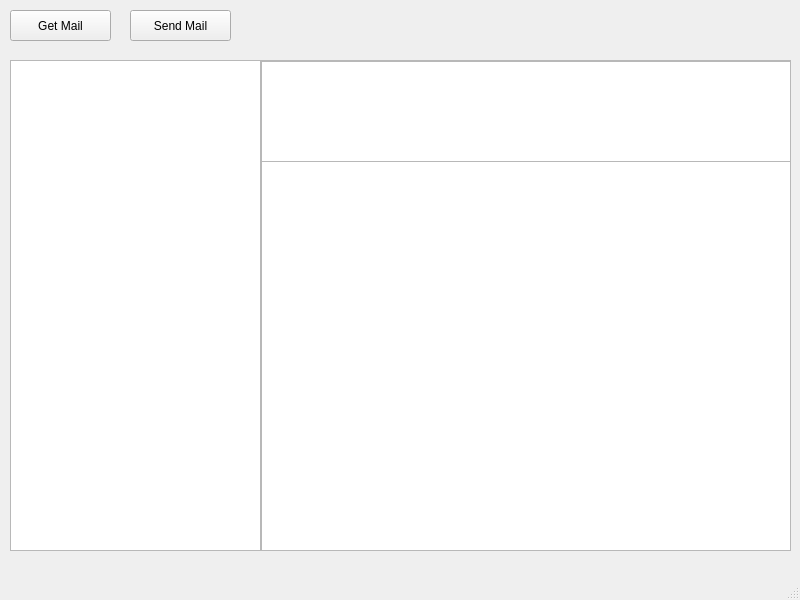
<?xml version="1.0" encoding="UTF-8"?>
<ui version="4.0">
 <class>MainWindow</class>
 <widget class="QMainWindow" name="MainWindow">
  <property name="geometry">
   <rect>
    <x>0</x>
    <y>0</y>
    <width>800</width>
    <height>600</height>
   </rect>
  </property>
  <property name="windowTitle">
   <string>Gee Mail</string>
  </property>
  <widget class="QWidget" name="centralwidget">
   <widget class="QPushButton" name="ButtonGetMail">
    <property name="geometry">
     <rect>
      <x>10</x>
      <y>10</y>
      <width>101</width>
      <height>31</height>
     </rect>
    </property>
    <property name="text">
     <string>Get Mail</string>
    </property>
   </widget>
   <widget class="QPushButton" name="ButtonSendMail">
    <property name="geometry">
     <rect>
      <x>130</x>
      <y>10</y>
      <width>101</width>
      <height>31</height>
     </rect>
    </property>
    <property name="text">
     <string>Send Mail</string>
    </property>
   </widget>
   <widget class="QScrollArea" name="scrollArea">
    <property name="geometry">
     <rect>
      <x>260</x>
      <y>60</y>
      <width>531</width>
      <height>491</height>
     </rect>
    </property>
    <property name="horizontalScrollBarPolicy">
     <enum>Qt::ScrollBarAlwaysOff</enum>
    </property>
    <property name="widgetResizable">
     <bool>true</bool>
    </property>
    <widget class="QWidget" name="scrollAreaWidgetContents">
     <property name="geometry">
      <rect>
       <x>0</x>
       <y>0</y>
       <width>529</width>
       <height>489</height>
      </rect>
     </property>
     <widget class="QTextBrowser" name="TextMailHeader">
      <property name="geometry">
       <rect>
        <x>0</x>
        <y>0</y>
        <width>531</width>
        <height>101</height>
       </rect>
      </property>
      <property name="html">
       <string>&lt;!DOCTYPE HTML PUBLIC &quot;-//W3C//DTD HTML 4.0//EN&quot; &quot;http://www.w3.org/TR/REC-html40/strict.dtd&quot;&gt;
&lt;html&gt;&lt;head&gt;&lt;meta name=&quot;qrichtext&quot; content=&quot;1&quot; /&gt;&lt;style type=&quot;text/css&quot;&gt;
p, li { white-space: pre-wrap; }
&lt;/style&gt;&lt;/head&gt;&lt;body style=&quot; font-family:'.SF NS Text'; font-size:13pt; font-weight:400; font-style:normal;&quot;&gt;
&lt;p style=&quot;-qt-paragraph-type:empty; margin-top:0px; margin-bottom:0px; margin-left:0px; margin-right:0px; -qt-block-indent:0; text-indent:0px;&quot;&gt;&lt;br /&gt;&lt;/p&gt;&lt;/body&gt;&lt;/html&gt;</string>
      </property>
     </widget>
     <widget class="QTextBrowser" name="textMailBody">
      <property name="geometry">
       <rect>
        <x>0</x>
        <y>100</y>
        <width>531</width>
        <height>391</height>
       </rect>
      </property>
     </widget>
    </widget>
   </widget>
   <widget class="QWidget" name="horizontalLayoutWidget">
    <property name="geometry">
     <rect>
      <x>10</x>
      <y>60</y>
      <width>251</width>
      <height>491</height>
     </rect>
    </property>
    <layout class="QHBoxLayout" name="horizontalLayout">
     <item>
      <widget class="QListWidget" name="ListMailItem"/>
     </item>
    </layout>
   </widget>
  </widget>
  <widget class="QMenuBar" name="menubar">
   <property name="geometry">
    <rect>
     <x>0</x>
     <y>0</y>
     <width>800</width>
     <height>22</height>
    </rect>
   </property>
  </widget>
  <widget class="QStatusBar" name="statusbar"/>
 </widget>
 <resources/>
 <connections/>
</ui>
